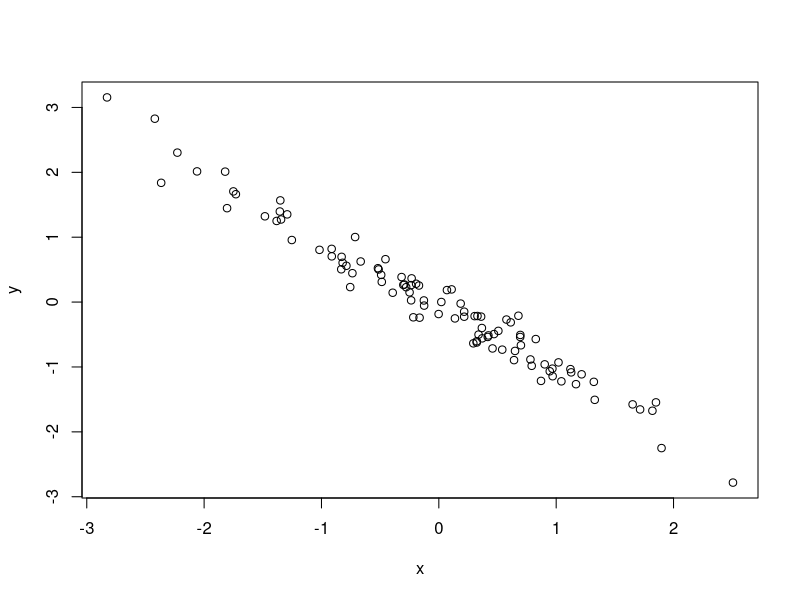

Here is the R script that generated this plot:
# Simulate and Plot Data - Learning GitHub ;)
# M. Gray Hunter
# mgrayhunter@arizona.edu
# August 25th, 2024 

# Simulate predictor variable 
x <- rnorm(n=100)
# Simulate response variable with some noise
y <- -1*x + rnorm(n=100,sd=0.2)
# Plot the data
plot(x = x, y = y)
